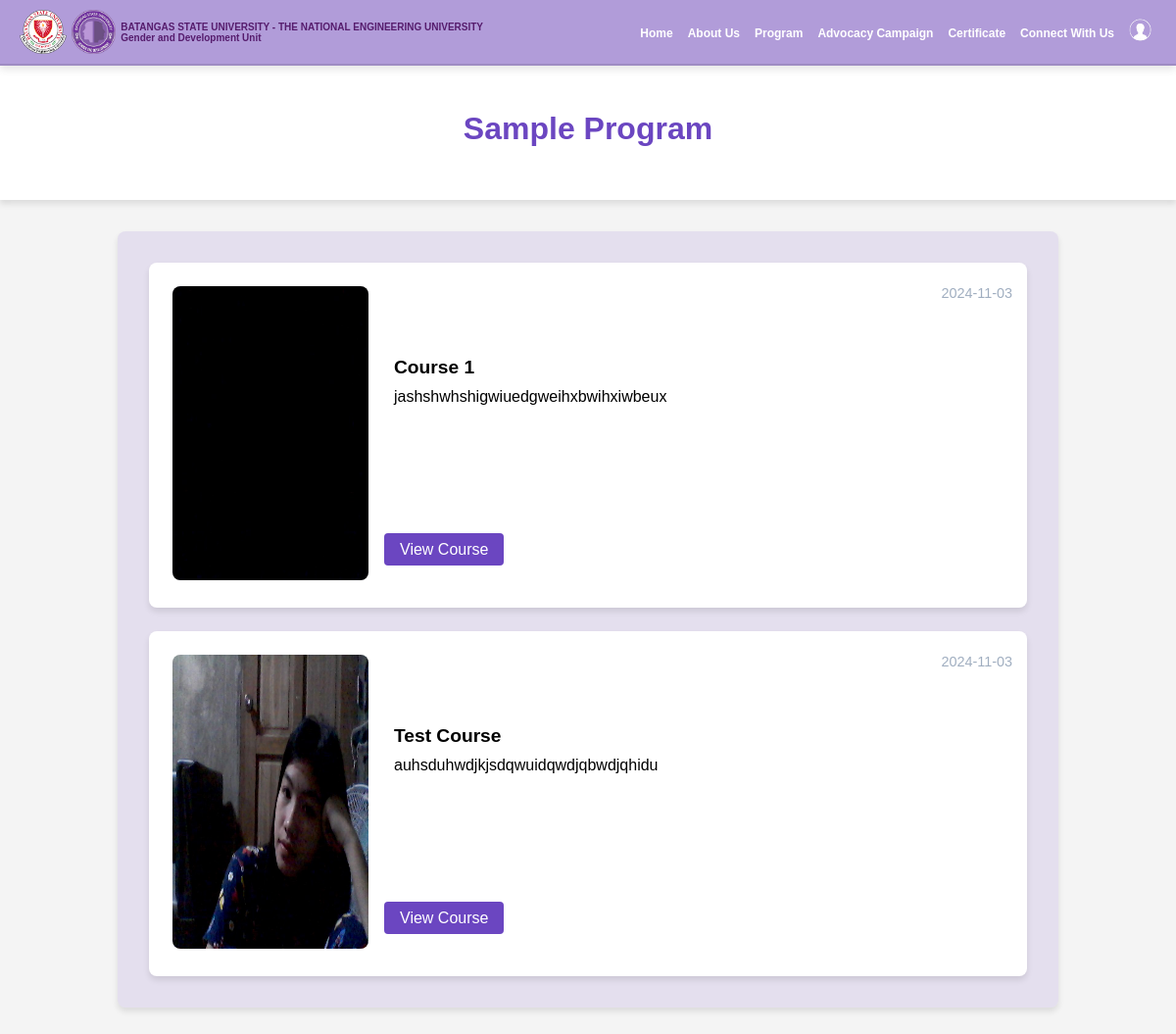
Screenshot of /learner/Course.php?program_id=1 (signed in) with the database file from the repository.
### tables this page shows
CREATE TABLE `programs` (
  `program_id` int(11) NOT NULL,
  `program_name` varchar(255) NOT NULL,
  `program_img` text NOT NULL,
  `program_desc` varchar(255) NOT NULL,
  `created_at` datetime NOT NULL
);

CREATE TABLE `courses` (
  `course_id` int(11) NOT NULL,
  `program_id` int(11) NOT NULL,
  `course_name` varchar(255) NOT NULL,
  `course_img` text NOT NULL,
  `course_desc` varchar(255) NOT NULL,
  `course_date` date NOT NULL
);

### learner/Course.php (the view, shortened to what this page needs)
<?php
require_once "../config.php";
$program_id = $_GET['program_id'];
$program_query = $conn->query("SELECT * FROM `programs` WHERE `program_id`='$program_id'");
$program = $program_query->fetch_assoc();
?>
<!DOCTYPE html>
<html lang="en">
<head>
    <link rel="stylesheet" href="../learner/assets/common/css/LearnerNavBar.css">
    <link rel="stylesheet" href="../learner/assets/css/Course.css">
</head>
<body class="bg-light-gray">
    <?php include '../learner/assets/common/LearnerNavBar.php'; ?>
    <div class="title-section">
        <h1><?php echo $program['program_name']; ?></h1>
    </div>
    <div class="courses-container">
        <?php
        $query = $conn->query("SELECT * FROM `courses` WHERE `program_id`='$program_id'");
        while ($course = $query->fetch_array()) {
            ?>
            <div class="course-card">
                <div class="course-image">
                    <img src="../staff/upload/<?php echo $course['course_img']; ?>"
                        alt="<?php echo $course['course_name']; ?> Image">
                </div>
                <div class="course-description">
                    <div class="course-header">
                        <h2><?php echo $course['course_name']; ?></h2>
                    </div>
                    <p class="course-text"><?php echo $course['course_desc']; ?></p>
                    <div class="view-course">
                        <a href="../learner/CourseContent.php?course_id=<?php echo $course['course_id']; ?>"
                            class="button">View
                            Course</a>
                    </div>
                    <p class="course-date"><?php echo $course['course_date']; ?></p>
                </div>
            </div>
        <?php } ?>
    </div>
</body>
</html>

### learner/assets/css/Course.css (style rules this page uses)
html, body { width: 100%; height: 100%; margin: 0; padding: 0; background-color: #f4f4f4; overflow-x: hidden; overflow-y: auto; font-family: Arial, sans-serif; box-sizing: border-box; }
*, *::before, *::after { box-sizing: inherit; }
.title-section { text-align: center; margin-top: 60px; padding: 2rem 0; background-color: #fff; box-shadow: 0 4px 6px rgba(0, 0, 0, 0.1); }
.title-section h1 { font-size: 2rem; font-weight: bold; color: #6b46c1; }
.courses-container { display: flex; flex-direction: column; gap: 1.5rem; padding: 2rem; background-color: #b19cd93d; box-shadow: 0 4px 6px rgba(0, 0, 0, 0.1); border-radius: 0.5rem; margin: 2rem auto; max-width: 80%; }
.course-card { width: 100%; max-width: 900px; display: flex; background-color: #fff; padding: 1.5rem; border-radius: 0.5rem; box-shadow: 0 4px 6px rgba(0, 0, 0, 0.1); margin: 0 auto; flex-direction: row; gap: 1rem; position: relative; }
.course-header { display: flex; justify-content: space-between; align-items: center; }
.course-date { position: absolute; top: 15px; right: 15px; font-size: 0.9rem; color: #a0aec0; }
.course-image img { width: 200px; height: 300px; border-radius: 0.5rem; }
.course-description { flex: 1; padding-top: 0; }
.course-header h2 { font-size: 1.2rem; position: absolute; top: 80px; left: 250px; }
.course-text { margin-top: 0.5rem; position: absolute; top: 120px; left: 250px; }
.view-course { position: absolute; bottom: 50px; left: 240px; }
.view-course .button { padding: 0.5rem 1rem; background-color: #6b46c1; color: #fff; border-radius: 0.25rem; text-decoration: none; margin-top: 1rem; }
.course-date { margin-top: 0.5rem; color: #a0aec0; }

### rows the page displays
programs: program_name "Sample Program"
courses: course_img (picture), course_name "Course 1", course_desc "jashshwhshigwiuedgweihxbwihxiwbeux", course_date "2024-11-03"
courses: course_img (picture), course_name "Test Course", course_desc "auhsduhwdjkjsdqwuidqwdjqbwdjqhidu", course_date "2024-11-03"
